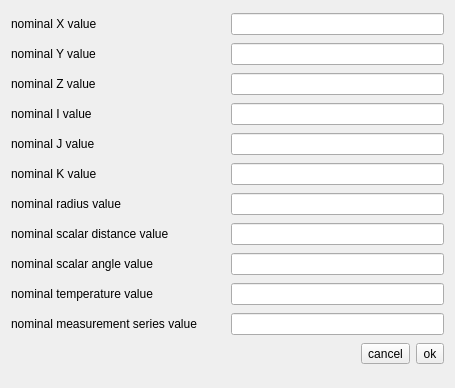
<?xml version="1.0" encoding="UTF-8"?>
<ui version="4.0">
 <class>NominalPropertiesDialog</class>
 <widget class="QDialog" name="NominalPropertiesDialog">
  <property name="geometry">
   <rect>
    <x>0</x>
    <y>0</y>
    <width>455</width>
    <height>388</height>
   </rect>
  </property>
  <property name="windowTitle">
   <string>nominal data for</string>
  </property>
  <layout class="QVBoxLayout" name="verticalLayout">
   <item>
    <layout class="QHBoxLayout" name="horizontalLayout" stretch="1,1">
     <item>
      <widget class="QLabel" name="label_nominalX">
       <property name="text">
        <string>nominal X value</string>
       </property>
      </widget>
     </item>
     <item>
      <widget class="QLineEdit" name="lineEdit_nominalX"/>
     </item>
    </layout>
   </item>
   <item>
    <layout class="QHBoxLayout" name="horizontalLayout_2" stretch="1,1">
     <item>
      <widget class="QLabel" name="label_nominalY">
       <property name="text">
        <string>nominal Y value</string>
       </property>
      </widget>
     </item>
     <item>
      <widget class="QLineEdit" name="lineEdit_nominalY"/>
     </item>
    </layout>
   </item>
   <item>
    <layout class="QHBoxLayout" name="horizontalLayout_3" stretch="1,1">
     <item>
      <widget class="QLabel" name="label_nominalZ">
       <property name="text">
        <string>nominal Z value</string>
       </property>
      </widget>
     </item>
     <item>
      <widget class="QLineEdit" name="lineEdit_nominalZ"/>
     </item>
    </layout>
   </item>
   <item>
    <layout class="QHBoxLayout" name="horizontalLayout_4" stretch="1,1">
     <item>
      <widget class="QLabel" name="label_nominalI">
       <property name="text">
        <string>nominal I value</string>
       </property>
      </widget>
     </item>
     <item>
      <widget class="QLineEdit" name="lineEdit_nominalI"/>
     </item>
    </layout>
   </item>
   <item>
    <layout class="QHBoxLayout" name="horizontalLayout_5" stretch="1,1">
     <item>
      <widget class="QLabel" name="label_nominalJ">
       <property name="text">
        <string>nominal J value</string>
       </property>
      </widget>
     </item>
     <item>
      <widget class="QLineEdit" name="lineEdit_nominalJ"/>
     </item>
    </layout>
   </item>
   <item>
    <layout class="QHBoxLayout" name="horizontalLayout_6" stretch="1,1">
     <item>
      <widget class="QLabel" name="label_nominalK">
       <property name="text">
        <string>nominal K value</string>
       </property>
      </widget>
     </item>
     <item>
      <widget class="QLineEdit" name="lineEdit_nominalK"/>
     </item>
    </layout>
   </item>
   <item>
    <layout class="QHBoxLayout" name="horizontalLayout_7" stretch="1,1">
     <item>
      <widget class="QLabel" name="label_nominalR">
       <property name="text">
        <string>nominal radius value</string>
       </property>
      </widget>
     </item>
     <item>
      <widget class="QLineEdit" name="lineEdit_nominalR"/>
     </item>
    </layout>
   </item>
   <item>
    <layout class="QHBoxLayout" name="horizontalLayout_8" stretch="1,1">
     <item>
      <widget class="QLabel" name="label_nominalSDE">
       <property name="text">
        <string>nominal scalar distance value</string>
       </property>
      </widget>
     </item>
     <item>
      <widget class="QLineEdit" name="lineEdit_nominalSDE"/>
     </item>
    </layout>
   </item>
   <item>
    <layout class="QHBoxLayout" name="horizontalLayout_9" stretch="1,1">
     <item>
      <widget class="QLabel" name="label_nominalSAE">
       <property name="text">
        <string>nominal scalar angle value</string>
       </property>
      </widget>
     </item>
     <item>
      <widget class="QLineEdit" name="lineEdit_nominalSAE"/>
     </item>
    </layout>
   </item>
   <item>
    <layout class="QHBoxLayout" name="horizontalLayout_11" stretch="1,1">
     <item>
      <widget class="QLabel" name="label_nominalTemperature">
       <property name="text">
        <string>nominal temperature value</string>
       </property>
      </widget>
     </item>
     <item>
      <widget class="QLineEdit" name="lineEdit_nominalTemperature"/>
     </item>
    </layout>
   </item>
   <item>
    <layout class="QHBoxLayout" name="horizontalLayout_12" stretch="1,1">
     <item>
      <widget class="QLabel" name="label_nominalMeasurementSeries">
       <property name="text">
        <string>nominal measurement series value</string>
       </property>
      </widget>
     </item>
     <item>
      <widget class="QLineEdit" name="lineEdit_nominalMeasurementSeries"/>
     </item>
    </layout>
   </item>
   <item>
    <layout class="QHBoxLayout" name="horizontalLayout_10" stretch="0,1,1">
     <item>
      <spacer name="horizontalSpacer">
       <property name="orientation">
        <enum>Qt::Horizontal</enum>
       </property>
       <property name="sizeHint" stdset="0">
        <size>
         <width>20</width>
         <height>20</height>
        </size>
       </property>
      </spacer>
     </item>
     <item>
      <widget class="QToolButton" name="toolButton_cancel">
       <property name="text">
        <string>cancel</string>
       </property>
      </widget>
     </item>
     <item>
      <widget class="QToolButton" name="toolButton_ok">
       <property name="text">
        <string>ok</string>
       </property>
      </widget>
     </item>
    </layout>
   </item>
  </layout>
 </widget>
 <resources/>
 <connections/>
</ui>
